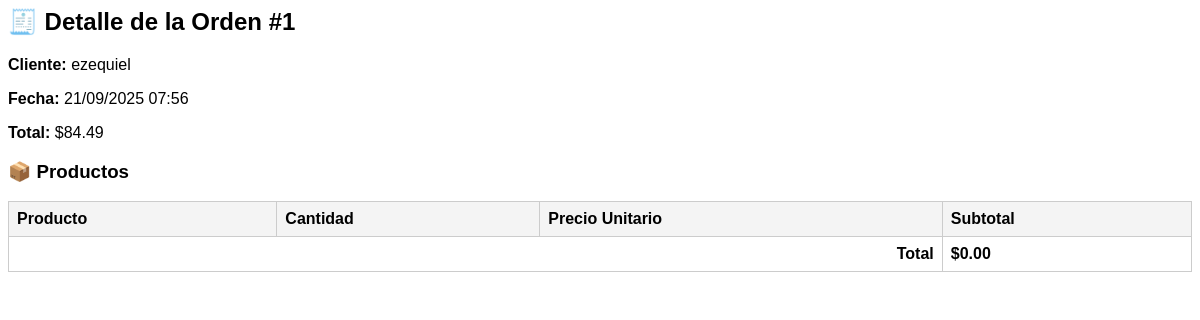
/admin/detalle_orden.php?id=1 (signed in), run on the app's committed database.
### tables this page shows
CREATE TABLE IF NOT EXISTS `ordenes` (
  `id` int NOT NULL AUTO_INCREMENT,
  `usuario_id` int NOT NULL,
  `fecha` timestamp NOT NULL DEFAULT CURRENT_TIMESTAMP,
  `total` decimal(10,2) NOT NULL,
  PRIMARY KEY (`id`),
  KEY `usuario_id` (`usuario_id`),
  CONSTRAINT `ordenes_ibfk_1` FOREIGN KEY (`usuario_id`) REFERENCES `usuarios` (`id`)
);

CREATE TABLE IF NOT EXISTS `usuarios` (
  `id` int NOT NULL AUTO_INCREMENT,
  `nombre` varchar(100) NOT NULL,
  `email` varchar(100) NOT NULL,
  `password` varchar(255) NOT NULL,
  `creado` timestamp NOT NULL DEFAULT CURRENT_TIMESTAMP,
  PRIMARY KEY (`id`),
  UNIQUE KEY `email` (`email`)
);

### admin/detalle_orden.php (the view, shortened to what this page needs)
<?php
include("../includes/db.php");
$idOrden = intval($_GET['id']);
$sql = "SELECT o.id, o.fecha, o.total, u.nombre AS usuario
        FROM ordenes o
        INNER JOIN usuarios u ON o.usuario_id = u.id
        WHERE o.id = ?";
$stmt = $conn->prepare($sql);
$stmt->bind_param("i", $idOrden);
$stmt->execute();
$orden = $stmt->get_result()->fetch_assoc();
?>
<!DOCTYPE html>
<html lang="es">
<head>
</head>
<body>
  <h2>🧾 Detalle de la Orden #<?= htmlspecialchars($orden['id']) ?></h2>
  <p><b>Cliente:</b> <?= htmlspecialchars($orden['usuario']) ?></p>
  <p><b>Fecha:</b> <?= date("d/m/Y H:i", strtotime($orden['fecha'])) ?></p>
  <p><b>Total:</b> $<?= number_format($orden['total'], 2) ?></p>
  <h3>📦 Productos</h3>
  <table>
    <thead>
      <tr>
        <th>Producto</th>
        <th>Cantidad</th>
        <th>Precio Unitario</th>
        <th>Subtotal</th>
      </tr>
    </thead>
    <tbody>
    <?php
    $totalOrden = 0;
    ?>
      <tr>
        <td colspan="3" style="text-align:right"><strong>Total</strong></td>
        <td><strong>$<?= number_format($totalOrden, 2) ?></strong></td>
      </tr>
    </tbody>
  </table>
</body>
</html>

### admin/detalle_orden.php (style rules this page uses)
body { font-family: Arial, sans-serif; }
h2 { margin-top: 0; }
table { width: 100%; border-collapse: collapse; margin-top: 15px; }
th, td { border: 1px solid #ccc; padding: 8px; text-align: left; }
th { background: #f4f4f4; }

### data on the page
ordenes: id "1", usuario.nombre "ezequiel", fecha "21/09/2025 07:56", total "84.49"

### other printed values
$totalOrden "0.00"
